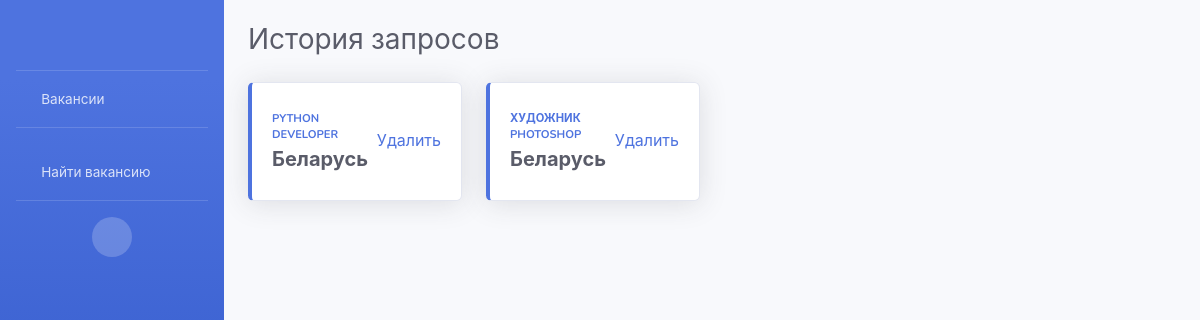
The page / on the database its author committed.
### parserAPP/models.py (models this page shows, shortened)
class Vacancies(models.Model):
    vacancy = models.CharField(max_length=30)
    image = models.ImageField(upload_to='logo', null=True, blank=True)
    regions = models.CharField(max_length=30)
    words = models.ManyToManyField(Keywords)

### parserAPP/views.py (the view)
# urls.py: path('', views.VacsListView.as_view(), name='vac_list'),
class VacsListView(ListView):
    model = Vacancies
    template_name = 'parserAPP/vacancies_list.html'
    def get_queryset(self):
        vac = Vacancies.objects.all()
        new_vac = []
        for item in vac:
            words = item.words.all()
            if words:
                new_vac.append(item)
        vac = new_vac
        return vac

### parserAPP/templates/parserAPP/vacancies_list.html (shortened to what this page needs)
{% extends "base.html" %}
{% block container %}
<div class="d-sm-flex align-items-center justify-content-between mb-4">
    <h1 class="h3 mb-0 text-gray-800">История запросов</h1>
</div>
<div class="row">
{% for item in object_list %}
        <div class="col-xl-3 col-md-6 mb-4">
            <div class="card border-left-primary shadow h-100 py-2">
                    <div class="card-body">
                        <div class="row no-gutters align-items-center">
                            <div class="col mr-2">
                                <div class="text-xs font-weight-bold text-primary text-uppercase mb-1">
                                    <a href="{% url 'parserAPP:vac_detail' pk=item.pk %}">{{item.vacancy}}</a>
                                </div>
                                <div class="h5 mb-0 font-weight-bold text-gray-800">
                                    {{item.regions}}
                                </div>
                            </div>
                            <a href="{% url 'parserAPP:vac_delete' pk=item.pk %}">Удалить</a>
                        </div>
                    </div>
            </div>
        </div>
{% endfor %}
</div>
{% endblock %}

### rows shown on the page
Vacancies: vacancy "PYTHON DEVELOPER", regions "Беларусь"
Vacancies: vacancy "ХУДОЖНИК PHOTOSHOP", regions "Беларусь"
